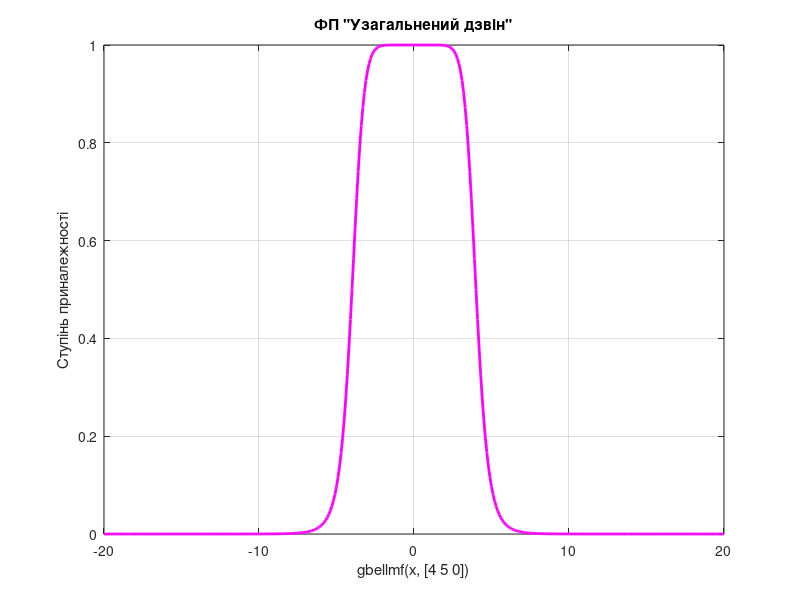

Reproduce this figure in MATLAB.
% Завдання 3. Функція приналежності "узагальнений дзвін"

x = -20:0.1:20;

% gbellmf(x, [a b c])
% a, b — форма кривої; c — центр ФП
y = gbellmf(x, [4 5 0]);

plot(x, y, 'm', 'LineWidth', 2);
xlabel('gbellmf(x, [4 5 0])');
ylabel('Ступінь приналежності');
title('ФП "Узагальнений дзвін"');
grid on;
